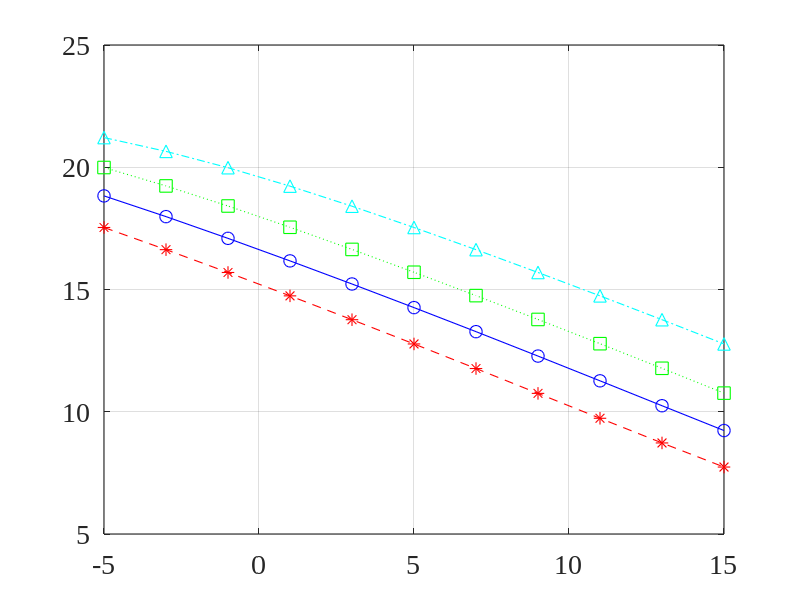
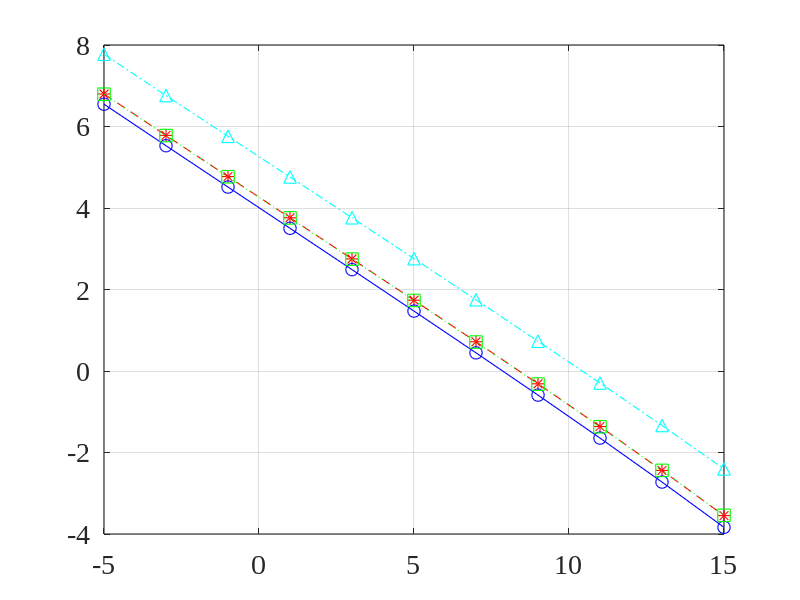
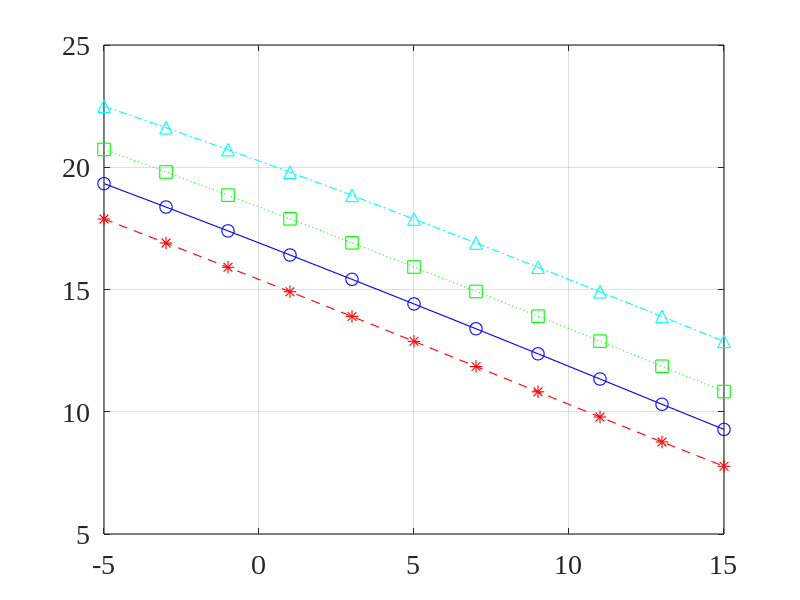
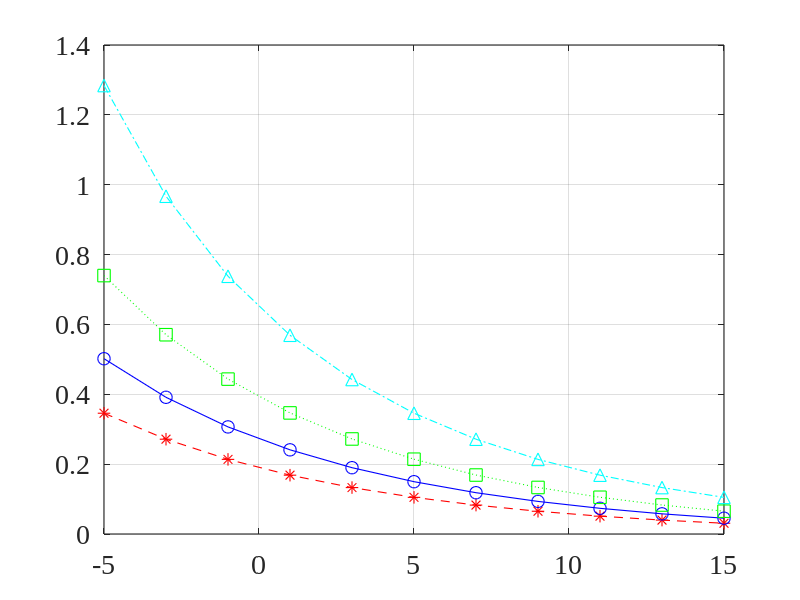

Recreate these plots in MATLAB, in order.
close all; clc; clear all;
linewd = 0.8;
hcfontsize = 20;
MarkerSize=9;

broadband_iSNR_dB=(-5:15)';
broadband_iSNR=10.^(broadband_iSNR_dB/10);

f=linspace(-0.5,0.5,1e4);  % frequency
f=f(2:end-1);
df=f(2)-f(1);

A=0.5;
T=500;
f0=0.1;
phiX=A^2/4*(sin(T*pi*(f+f0))./sin(pi*(f+f0))).^2+A^2/4*(sin(T*pi*(f-f0))./sin(pi*(f-f0))).^2;

phiV=T*A^2/2./broadband_iSNR;

narrowband_iSNR=(1./phiV) * phiX;
H_W=narrowband_iSNR./(1+narrowband_iSNR);

int_phiX=df*ones(size(broadband_iSNR))*sum(phiX);
int_phiV=phiV;

mu=[0.5 1 2 5]';
gain_values=zeros(length(broadband_iSNR),length(mu));
MSE_values=zeros(length(broadband_iSNR),length(mu));
xi_n_values=zeros(length(broadband_iSNR),length(mu));
xi_d_values=zeros(length(broadband_iSNR),length(mu));

for k=1:length(mu)
    
    H=narrowband_iSNR./(mu(k)+narrowband_iSNR);
    
    int_H2_phiX=df*sum(H.^2 .* (ones(size(broadband_iSNR))*phiX),2);
    int_H2_phiV=df* sum(H.^2 .* (phiV * ones(size(f))),2);
    int_Hm12_phiX=df*sum(abs(H-1).^2 .* (ones(size(broadband_iSNR))*phiX),2);
    
    oSNR=int_H2_phiX./int_H2_phiV;
    oSNR_dB=10*log10(oSNR);
    gain=oSNR_dB-broadband_iSNR_dB;
    MSE=10*log10(int_H2_phiV+int_Hm12_phiX);
    xi_n=10*log10(int_phiV./int_H2_phiV);
    xi_d=10*log10(int_phiX./int_H2_phiX);
    
    gain_values(:,k)=gain;
    MSE_values(:,k)=MSE;
    xi_n_values(:,k)=xi_n;
    xi_d_values(:,k)=xi_d;
end


figure
plot(broadband_iSNR_dB(1:2:end),gain_values(1:2:end,1),'--r*','linewidth',linewd, 'MarkerSize',MarkerSize);
hold on
plot(broadband_iSNR_dB(1:2:end),gain_values(1:2:end,2),'-bo','linewidth',linewd, 'MarkerSize',MarkerSize);
plot(broadband_iSNR_dB(1:2:end),gain_values(1:2:end,3),':gs','linewidth',linewd, 'MarkerSize',MarkerSize);
plot(broadband_iSNR_dB(1:2:end),gain_values(1:2:end,4),'-.c^','linewidth',linewd, 'MarkerSize',MarkerSize);
hold off
set(gca, 'Color', [1, 1, 1]); 
set(gca, 'FontName', 'Times New Roman');
set(gca, 'FontSize', hcfontsize);
set(gca, 'LineWidth', linewd); 
box on; grid on;

figure
plot(broadband_iSNR_dB(1:2:end),MSE_values(1:2:end,1),'--r*','linewidth',linewd, 'MarkerSize',MarkerSize);
hold on
plot(broadband_iSNR_dB(1:2:end),MSE_values(1:2:end,2),'-bo','linewidth',linewd, 'MarkerSize',MarkerSize);
plot(broadband_iSNR_dB(1:2:end),MSE_values(1:2:end,3),':gs','linewidth',linewd, 'MarkerSize',MarkerSize);
plot(broadband_iSNR_dB(1:2:end),MSE_values(1:2:end,4),'-.c^','linewidth',linewd, 'MarkerSize',MarkerSize);
hold off
set(gca, 'Color', [1, 1, 1]); 
set(gca, 'FontName', 'Times New Roman');
set(gca, 'FontSize', hcfontsize);
set(gca, 'LineWidth', linewd); 
box on; grid on;

figure
plot(broadband_iSNR_dB(1:2:end),xi_n_values(1:2:end,1),'--r*','linewidth',linewd, 'MarkerSize',MarkerSize);
hold on
plot(broadband_iSNR_dB(1:2:end),xi_n_values(1:2:end,2),'-bo','linewidth',linewd, 'MarkerSize',MarkerSize);
plot(broadband_iSNR_dB(1:2:end),xi_n_values(1:2:end,3),':gs','linewidth',linewd, 'MarkerSize',MarkerSize);
plot(broadband_iSNR_dB(1:2:end),xi_n_values(1:2:end,4),'-.c^','linewidth',linewd, 'MarkerSize',MarkerSize);
hold off
set(gca, 'Color', [1, 1, 1]); 
set(gca, 'FontName', 'Times New Roman');
set(gca, 'FontSize', hcfontsize);
set(gca, 'LineWidth', linewd); 
box on; grid on;

figure
plot(broadband_iSNR_dB(1:2:end),xi_d_values(1:2:end,1),'--r*','linewidth',linewd, 'MarkerSize',MarkerSize);
hold on
plot(broadband_iSNR_dB(1:2:end),xi_d_values(1:2:end,2),'-bo','linewidth',linewd, 'MarkerSize',MarkerSize);
plot(broadband_iSNR_dB(1:2:end),xi_d_values(1:2:end,3),':gs','linewidth',linewd, 'MarkerSize',MarkerSize);
plot(broadband_iSNR_dB(1:2:end),xi_d_values(1:2:end,4),'-.c^','linewidth',linewd, 'MarkerSize',MarkerSize);
hold off
set(gca, 'Color', [1, 1, 1]); 
set(gca, 'FontName', 'Times New Roman');
set(gca, 'FontSize', hcfontsize);
set(gca, 'LineWidth', linewd); 
box on; grid on;
